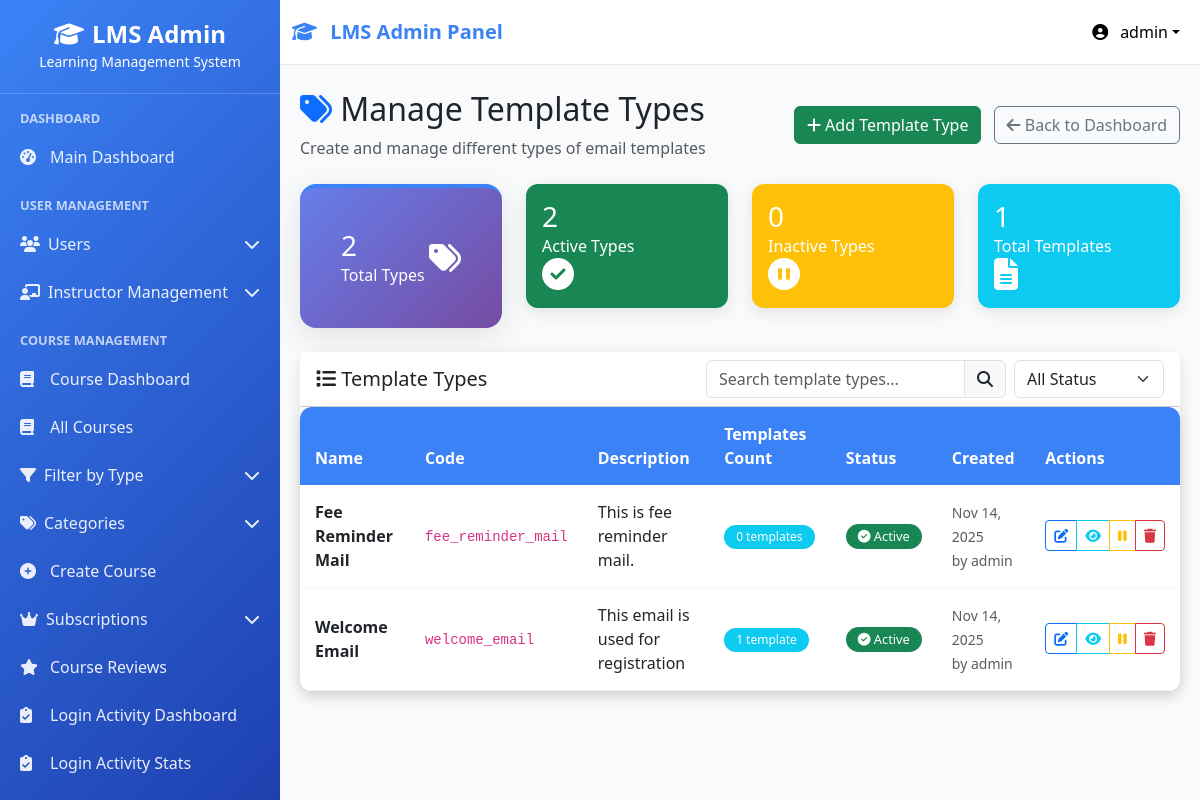
Screenshot of /email-management/template-types/ (signed in) with the database file from the repository.
### userss/models.py (models this page shows, shortened)
class CustomUser(AbstractUser):
    ROLE_CHOICES = (
    ("superadmin", "Super Admin"),
    ("instructor", "Instructor"),
    ("student", "Student"),
    ("webinar_user", "Webinar User"),  # Add this line
)
    role = models.CharField(max_length=20, choices=ROLE_CHOICES, default="student")
    phone_number = models.CharField(max_length=15, blank=True, null=True)
    profile_picture = models.ImageField(
        upload_to="profile_pics/", blank=True, null=True
    )
    bio = models.TextField(max_length=500, blank=True)
    date_of_birth = models.DateField(blank=True, null=True)
    address = models.TextField(max_length=200, blank=True)
    created_by = models.ForeignKey(
        "self",
        on_delete=models.SET_NULL,
        null=True,
        blank=True,
        related_name="created_users",
    )
    updated_at = models.DateTimeField(auto_now=True)
    def get_full_name(self):
        return f"{self.first_name} {self.last_name}".strip()
    class Meta:
        ordering = ["-date_joined"]
        verbose_name = "User"
        verbose_name_plural = "Users"

class EmailTemplateType(models.Model):
    name = models.CharField(max_length=100, unique=True)
    code = models.CharField(max_length=50, unique=True)
    description = models.TextField(blank=True)
    is_active = models.BooleanField(default=True)
    created_at = models.DateTimeField(auto_now_add=True)
    updated_at = models.DateTimeField(auto_now=True)
    created_by = models.ForeignKey(
        CustomUser,
        on_delete=models.SET_NULL,
        null=True,
        limit_choices_to={'role': 'superadmin'}
    )
    class Meta:
        ordering = ['name']

### userss/views.py (the view)
# urls.py: path("email-management/template-types/", views.manage_template_types, name="manage_template_types"),
@login_required
@staff_member_required
def manage_template_types(request):
    template_types = EmailTemplateType.objects.all().order_by('-created_at')
    total_types = template_types.count()
    active_types = template_types.filter(is_active=True).count()
    inactive_types = template_types.filter(is_active=False).count()
    templates_count = EmailTemplate.objects.count()
    for template_type in template_types:
        template_type.template_count = template_type.templates.count()
    context = {
        'template_types': template_types,
        'total_types': total_types,
        'active_types': active_types,
        'inactive_types': inactive_types,
        'templates_count': templates_count,
    }
    return render(request, 'email_management/manage_template_types.html', context)

### userss/templates/email_management/manage_template_types.html (shortened to what this page needs)
{% extends 'base.html' %}
{% block content %}
<div class="d-flex justify-content-between align-items-center mb-4">
    <div>
        <h2><i class="fas fa-tags text-primary"></i> Manage Template Types</h2>
        <p class="text-muted mb-0">Create and manage different types of email templates</p>
    </div>
    <div>
        <button type="button" class="btn btn-success me-2" data-bs-toggle="modal" data-bs-target="#createTemplateTypeModal">
            <i class="fas fa-plus"></i> Add Template Type
        </button>
        <a href="{% url 'email_dashboard' %}" class="btn btn-outline-secondary">
            <i class="fas fa-arrow-left"></i> Back to Dashboard
        </a>
    </div>
</div>
<div class="row mb-4">
    <div class="col-md-3">
        <div class="card stats-card">
            <div class="card-body">
                <div>
                    <h3 class="mb-0">{{ total_types }}</h3>
                    <p class="mb-0">Total Types</p>
                </div>
                <i class="fas fa-tags fa-2x"></i>
            </div>
        </div>
    </div>
    <div class="col-md-3">
        <div class="card bg-success text-white">
            <div class="card-body">
                <div>
                    <h3 class="mb-0">{{ active_types }}</h3>
                    <p class="mb-0">Active Types</p>
                </div>
                <i class="fas fa-check-circle fa-2x"></i>
            </div>
        </div>
    </div>
    <div class="col-md-3">
        <div class="card bg-warning text-white">
            <div class="card-body">
                <div>
                    <h3 class="mb-0">{{ inactive_types }}</h3>
                    <p class="mb-0">Inactive Types</p>
                </div>
                <i class="fas fa-pause-circle fa-2x"></i>
            </div>
        </div>
    </div>
    <div class="col-md-3">
        <div class="card bg-info text-white">
            <div class="card-body">
                <div>
                    <h3 class="mb-0">{{ templates_count }}</h3>
                    <p class="mb-0">Total Templates</p>
                </div>
                <i class="fas fa-file-alt fa-2x"></i>
            </div>
        </div>
    </div>
</div>
<div class="card">
    <div class="card-header bg-white">
        <div class="d-flex justify-content-between align-items-center">
            <h5 class="mb-0"><i class="fas fa-list"></i> Template Types</h5>
            <div class="d-flex gap-2">
                <div class="input-group" style="width: 300px;">
                    <input type="text" class="form-control" id="searchInput" placeholder="Search template types...">
                    <span class="input-group-text"><i class="fas fa-search"></i></span>
                </div>
                <select class="form-select" id="statusFilter" style="width: 150px;">
                    <option value="">All Status</option>
                </select>
            </div>
        </div>
    </div>
    <div class="card-body p-0">
        {% if template_types %}
            <div class="table-responsive">
                <table class="table table-hover mb-0">
                    <thead class="table-light">
                        <tr>
                            <th>Name</th>
                            <th>Code</th>
                            <th>Description</th>
                            <th>Templates Count</th>
                            <th>Status</th>
                            <th>Created</th>
                            <th>Actions</th>
                        </tr>
                    </thead>
                    <tbody id="templateTypesTable">
                        {% for template_type in template_types %}
                        <tr>
                            <td>
                                <strong>{{ template_type.name }}</strong>
                            </td>
                            <td>
                                <code>{{ template_type.code }}</code>
                            </td>
                            <td>
                                <span title="{{ template_type.description }}">
                                    {% if template_type.description %}
                                        {{ template_type.description|truncatechars:50 }}
                                    {% else %}
                                        <em class="text-muted">No description</em>
                                    {% endif %}
                                </span>
                            </td>
                            <td>
                                <span class="badge bg-info">{{ template_type.templates.count }} template{{ template_type.templates.count|pluralize }}</span>
                            </td>
                            <td>
                                {% if template_type.is_active %}
                                    <span class="badge bg-success status-badge">
                                        <i class="fas fa-check-circle"></i> Active
                                    </span>
                                {% else %}
                                    <span class="badge bg-warning status-badge">
                                        <i class="fas fa-pause-circle"></i> Inactive
                                    </span>
                                {% endif %}
                            </td>
                            <td>
                                <small class="text-muted">
                                    {{ template_type.created_at|date:"M d, Y" }}<br>
                                    by {{ template_type.created_by.get_full_name|default:template_type.created_by.username }}
                                </small>
                            </td>
                            <td class="table-actions">
                                <div class="btn-group btn-group-sm" role="group">
                                    <button type="button" class="btn btn-outline-primary"
                                            onclick="editTemplateType({{ template_type.id }}, '{{ template_type.name|escapejs }}', '{{ template_type.code|escapejs }}', '{{ template_type.description|escapejs }}', {{ template_type.is_active|yesno:'true,false' }})"
                                            title="Edit">
                                        <i class="fas fa-edit"></i>
                                    </button>
                                    <button type="button" class="btn btn-outline-info"
                                            onclick="viewTemplates({{ template_type.id }}, '{{ template_type.name|escapejs }}')"
                                            title="View Templates">
                                        <i class="fas fa-eye"></i>
                                    </button>
                                    <button type="button" class="btn btn-outline-warning"
                                            onclick="toggleStatus({{ template_type.id }}, {{ template_type.is_active|yesno:'true,false' }})"
                                            title="Toggle Status">
                                        {% if template_type.is_active %}
                                            <i class="fas fa-pause"></i>
                                        {% else %}
                                            <i class="fas fa-play"></i>
                                        {% endif %}
                                    </button>
                                    <button type="button" class="btn btn-outline-danger"
                                            onclick="deleteTemplateType({{ template_type.id }}, '{{ template_type.name|escapejs }}', {{ template_type.templates.count }})"
                                            title="Delete">
                                        <i class="fas fa-trash"></i>
                                    </button>
                                </div>
                            </td>
                        </tr>
                        {% endfor %}
                    </tbody>
                </table>
            </div>
        {% endif %}
    </div>
</div>
{% endblock %}

### userss/templates/base.html (shortened to what this page needs)
<!DOCTYPE html>
<html lang="en">
<head>
    <link href="https://cdnjs.cloudflare.com/ajax/libs/bootstrap/5.3.0/css/bootstrap.min.css" rel="stylesheet">
    <link href="https://cdnjs.cloudflare.com/ajax/libs/font-awesome/6.4.0/css/all.min.css" rel="stylesheet">
</head>
<body>
    <nav class="navbar navbar-expand-lg navbar-light">
        <div class="container-fluid">
            <a class="navbar-brand" href="{% url 'admin_dashboard' %}">
                <i class="fas fa-graduation-cap me-2"></i>
                LMS Admin Panel
            </a>
            <div class="navbar-nav ms-auto">
                <div class="nav-item dropdown">
                    <a class="nav-link dropdown-toggle" href="#" role="button" data-bs-toggle="dropdown"
                        style="color: black !important;">
                        <i class="fas fa-user-circle me-2"></i>
                        {{ user.username|default:"Admin" }}
                    </a>
                </div>
            </div>
        </div>
    </nav>
    <div class="sidebar" id="sidebar">
        <div class="sidebar-header">
            <h4><i class="fas fa-graduation-cap me-2"></i>LMS Admin</h4>
            <small>Learning Management System</small>
        </div>
        <div class="sidebar-content">
            <div class="nav-section">Dashboard</div>
            <a class="nav-link {% if request.resolver_match.url_name == 'admin_dashboard' %}active{% endif %}"
                href="{% url 'admin_dashboard' %}">
                <i class="fas fa-tachometer-alt"></i>
                Main Dashboard
            </a>
            <div class="nav-section">User Management</div>
            <div class="submenu" data-submenu="users">
                <div class="submenu-toggle">
                    <span><i class="fas fa-users me-2"></i>Users</span>
                    <i class="fas fa-chevron-down"></i>
                </div>
            </div>
            <div class="submenu" data-submenu="instructor-management">
                <div class="submenu-toggle">
                    <span><i class="fas fa-chalkboard-teacher me-2"></i>Instructor Management</span>
                    <i class="fas fa-chevron-down"></i>
                </div>
            </div>
            <div class="nav-section">Course Management</div>
            <a class="nav-link {% if 'course_dashboard' in request.resolver_match.url_name %}active{% endif %}"
                href="{% url 'courses:course_dashboard' %}">
                <i class="fas fa-book"></i>
                Course Dashboard
            </a>
            <a class="nav-link {% if 'manage_courses' in request.resolver_match.url_name %}active{% endif %}"
                href="{% url 'courses:manage_courses' %}">
                <i class="fas fa-book"></i>
                All Courses
            </a>
            <div class="submenu" data-submenu="course-types">
                <div class="submenu-toggle">
                    <span><i class="fas fa-filter me-2"></i>Filter by Type</span>
                    <i class="fas fa-chevron-down"></i>
                </div>
            </div>
            <div class="submenu" data-submenu="categories">
                <div class="submenu-toggle">
                    <span><i class="fas fa-tags me-2"></i>Categories</span>
                    <i class="fas fa-chevron-down"></i>
                </div>
            </div>
            <a class="nav-link {% if 'create_course' in request.resolver_match.url_name %}active{% endif %}"
                href="{% url 'courses:create_course' %}">
                <i class="fas fa-plus-circle"></i>
                Create Course
            </a>
            {% if request.user.role == 'superadmin' %}
            <div class="submenu" data-submenu="subscriptions">
                <div class="submenu-toggle">
                    <span><i class="fas fa-crown me-2"></i>Subscriptions</span>
                    <i class="fas fa-chevron-down"></i>
                </div>
            </div>
            {% endif %}
            {% if request.user.role in 'superadmin,instructor' %}
            <a class="nav-link {% if 'course_reviews' in request.resolver_match.url_name %}active{% endif %}"
                href="{% url 'courses:course_reviews' %}">
                <i class="fas fa-star"></i>
                Course Reviews
            </a>
            {% endif %}
            {% if request.user.role == 'superadmin' %}
            <a class="nav-link {% if 'attendance_dashboard' in request.resolver_match.url_name %}active{% endif %}"
                href="{% url 'courses:attendance_dashboard' %}">
                <i class="fas fa-clipboard-check"></i>
                Login Activity Dashboard
            </a>
            <a class="nav-link {% if 'attendance_status' in request.resolver_match.url_name %}active{% endif %}"
                href="{% url 'courses:attendance_status' %}">
                <i class="fas fa-clipboard-check"></i>
                Login Activity Stats
            </a>
            {% endif %}
            <div class="submenu" data-submenu="batches">
                <div class="submenu-toggle">
                </div>
            </div>
        </div>
    </div>
    <div class="main-content">
        {% block content %}
        {% endblock %}
    </div>
</body>
</html>

### rows the page displays
CustomUser: username "admin"
EmailTemplateType: name "Fee Reminder Mail", code "fee_reminder_mail", description "This is fee reminder mail.", templates.count "0", is_active True (drawn), created_at "Nov 14, 2025", created_by.get_full_name "admin"
EmailTemplateType: name "Welcome Email", code "welcome_email", description "This email is used for registration", templates.count "1", is_active True (drawn), created_at "Nov 14, 2025", created_by.get_full_name "admin"

### other values shown
{{ total_types }} "2"
{{ active_types }} "2"
{{ inactive_types }} "0"
{{ templates_count }} "1"
